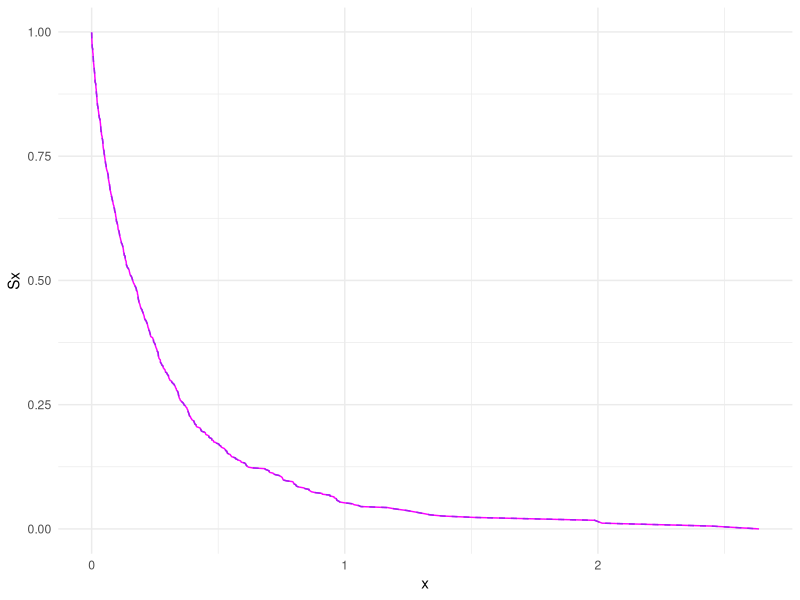

Generate this figure with R:
## ---- chunk 1
#The Setup Block
library(tidyverse)
set.seed(317) #brought to you live from my St. Patrick's Day adventures!
censoring <- "light" # censoring rate
n <- 1000 
## ---- chunk 2
#write survival function where q is an instance of X
trueSURV <- function(q, z) {
  pweibull(q = q, shape = 0.75, scale = 0.25, lower.tail = FALSE)
}
## ---- chunk 3
#The Data Generation Block
z <- rbinom(n = n, size = 1, prob = 0.5) # Uncensored covariate
x <- rweibull(n = n, shape = 0.75, scale = 0.25) # To-be-censored covariate
q <- ifelse(censoring == "light", 2, 
           ifelse(censoring == "moderate", 0.35, 0.05)) # Rate parameter for censoring
c <- rweibull(n = n, shape = 1, scale = q) # Random censoring mechanism
w <- pmin(x, c) # Observed covariate value
d <- as.numeric(x <= c) # "Event" indicator
surv <- trueSURV(x,z)
## ---- chunk 4
#similar to my Kaplan Meier Implementation
#the data

## "from scratch"
event_times = sort(x = w[d == 1]) ## unique event times (ordered ascendingly)
deaths_at = sapply(X = event_times, FUN = function(x) sum(event_times == x)) ## count of deaths at each unique event time (same order)
alive_at = sapply(X = event_times, FUN = function(x) sum(w >= x)) ## count of "at risk" at each unique event time (same order)
km_df = data.frame(x = event_times, 
                   dead = deaths_at, 
                   at_risk = alive_at,
                   Sx = cumprod(x = (1 - deaths_at / alive_at)))

## function-ize it 
inside_product = (1 - deaths_at / alive_at)
smart_girls_km = function(time, inside_product, event_times) {
  sapply(X = time, 
         FUN = function(t) prod(x = inside_product[event_times <= t])
  )
}
int_res = integrate(f = smart_girls_km, lower = 0.5, upper = Inf, 
                    inside_product = inside_product, event_times = event_times)

## using survival package
library(survival)
km_fit = survfit(formula = Surv(time = w, event = d) ~ 1)

km_df = data.frame(x = km_fit$time, 
                   fun_Sx = km_fit$surv) |> 
  inner_join(y = km_df)

library(ggplot2)
km_df |> 
  ggplot(aes(x = x)) + 
  geom_line(aes(y = Sx), color = "magenta") + 
  geom_line(aes(y = fun_Sx), color = "purple", linetype = 2) + 
  theme_minimal()

interval_times <- seq(0, 3, by = 0.1) #initialize interval times
n_vect <- rep(NA, times = 31) #initialize n as defined by Kaplan Meier
nprime_vect <- rep(NA, times = 31) #initialize n' as defined by Kaplan Meier

for(i in 1:31) { #counts live observations at each interval time
  n_vect[i] <- sum(w >= interval_times[i]) #length(x[w >= interval_times[i]])
}
nprime_vect[1] <- n
for(i in 2:31) { #supposed to count live observations right before each interval time
  nprime_vect[i] <- n_vect[i-1] #length(x[x > interval_times[i]])
}

nprime_vect - n_vect #sanity check: should not be all zeroes?

#THIS DOES NOT WORK YET, REQUIRES A FIX ON NPRIME
#initialize estimate vector
phat <- rep(0, times = 0) 

#start product chain
phat[1] <- nprime_vect[1]/n_vect[1]

#continue product chain
for(j in 2:length(interval_times)) {
  phat[j] <- phat[j-1] * (nprime_vect[j] / n_vect[j])
}

#now for Datta's actual approach: integrate under phat
#slight question: the code above estimates a phat vector. does the integrate function even take a vector to integrate over??
